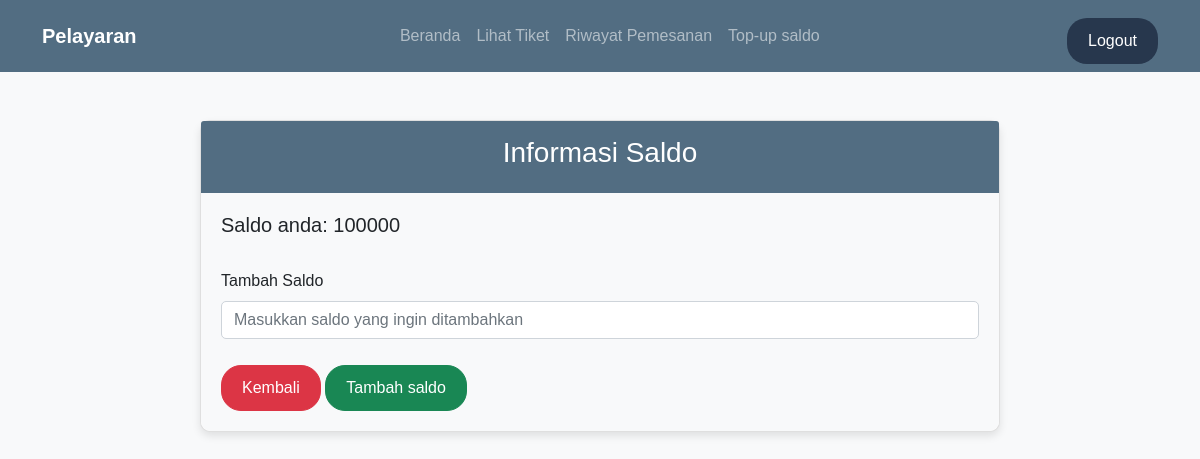
The page /saldo.php (signed in) on the database as committed earlier.
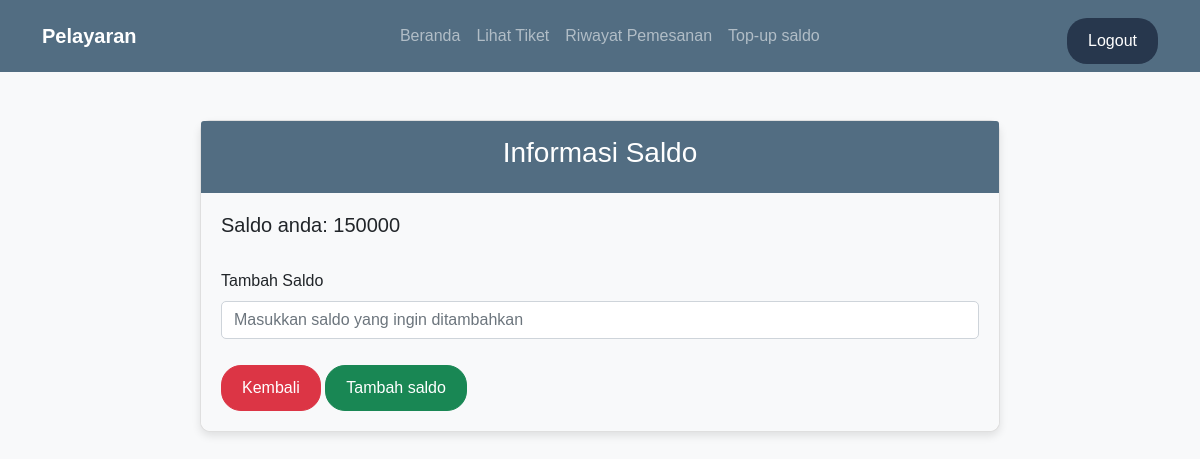
The same page on the database as committed later.
### tables this page shows
CREATE TABLE `user` (
  `id_user` varchar(5) NOT NULL,
  `nama` varchar(25) NOT NULL,
  `username` varchar(10) NOT NULL,
  `password` varchar(10) NOT NULL,
  `level` varchar(10) NOT NULL DEFAULT 'user',
  `saldo` int(25) NOT NULL DEFAULT 0
);

### saldo.php (the view, shortened to what this page needs)
<?php
include 'koneksi.php';
?>
<!DOCTYPE html>
<html lang="en">
<head>
    <?php include 'navbaruser.php'; ?>
</head>
<body>
    <br><br><br>
    <section class="hero" id="hero">
        <div class="hero-content">
            <div class="container mt-5">
                <div class="card">
                    <div class="card-header">
                        <h3>Informasi Saldo</h3>
                    </div>
                    <div class="card-body">
                        <div class="user-info">
                            <?php
                            $id = $_SESSION['id_user'];
                            $queryInfoUser = "SELECT saldo FROM user WHERE id_user = '$id'";
                            $resultInfoUser = mysqli_query($koneksi, $queryInfoUser);
                            $dataUser = mysqli_fetch_assoc($resultInfoUser);
                            ?>
                            <h5 class="card-title">Saldo anda: <?php echo $dataUser['saldo']; ?></h5>
                            <form method="POST">
                                <div class="mb-3">
                                    <br>
                                    <label for="saldo_tambahan" class="form-label">Tambah Saldo</label>
                                    <input type="number" class="form-control" id="saldo_tambahan" name="saldo_tambahan" placeholder="Masukkan saldo yang ingin ditambahkan" required>
                                </div>
                                <a href="utama.php" type="submit" class="btn btn-danger">Kembali</a>
                                <button type="submit" class="btn btn-success" name="tambah">Tambah saldo</button>
                            </form>
                        </div>
                    </div>
                </div>
            </div>
        </div>
    </section>
</body>
</html>

Rows that differ between the two databases and show on the page:
changed user: saldo "100000" → "150000"
